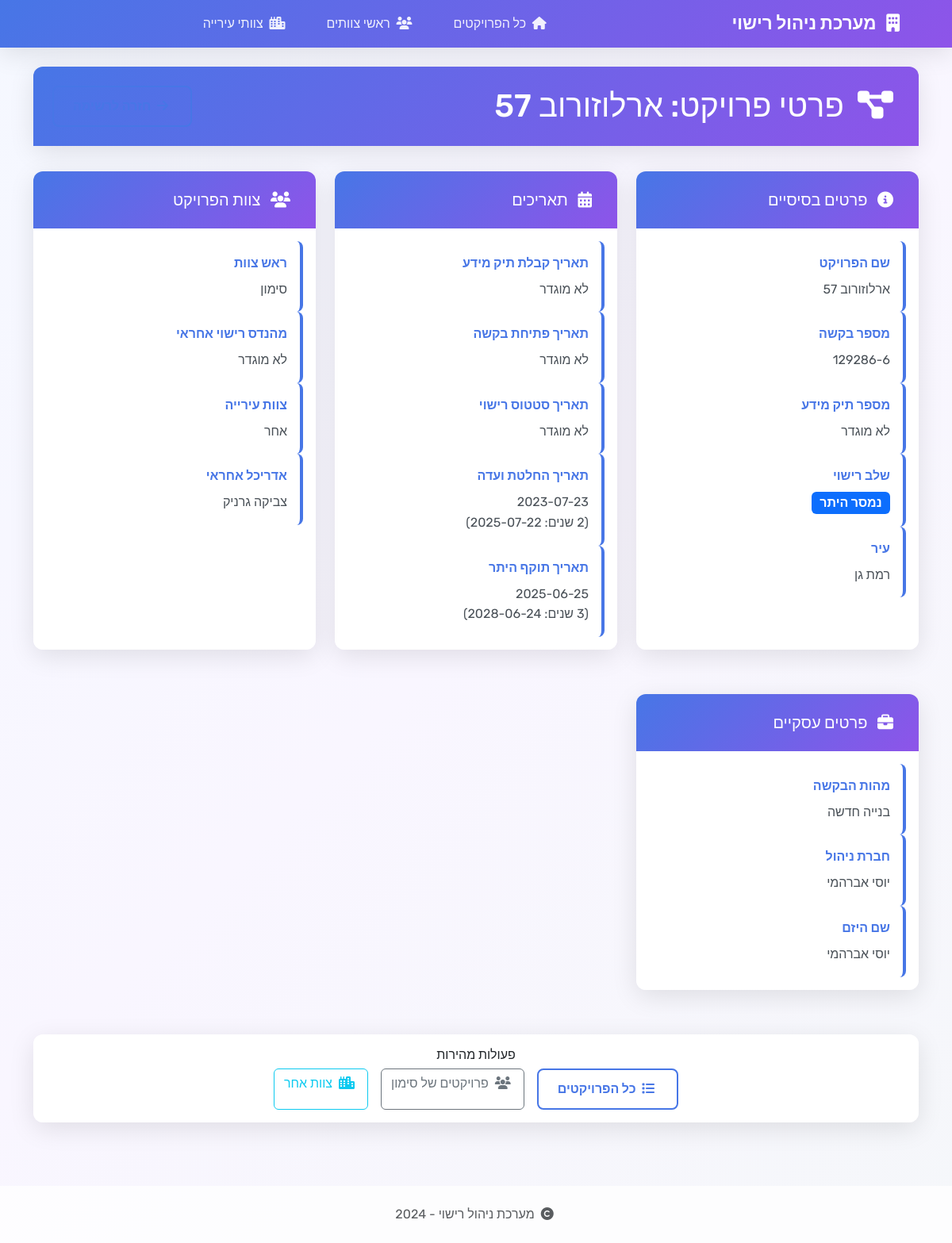
/project/34, run on the app's committed database.
### tables this page shows
CREATE TABLE projects (
                id INTEGER PRIMARY KEY AUTOINCREMENT,
                project_name TEXT NOT NULL,
                request_number TEXT NOT NULL,
                date TEXT NOT NULL,
                team_leader TEXT NOT NULL,
                stage TEXT NOT NULL
            , request_date TEXT, opening_date TEXT, notes TEXT, licensing_engineer TEXT, request_types TEXT, engineer TEXT, info_file_number TEXT, status_date TEXT, management_company TEXT, entrepreneur_name TEXT, architect TEXT, city TEXT, city_team TEXT, committee_date TEXT, permit_validity_date TEXT, info_date_extension INTEGER DEFAULT 0, opening_date_extension INTEGER DEFAULT 0, status_date_extension INTEGER DEFAULT 0, committee_date_extension INTEGER DEFAULT 0, permit_validity_date_extension INTEGER DEFAULT 0);

### app.py (the view)
@app.route('/project/<int:project_id>')
def project_detail(project_id):
    conn = get_db_connection()
    project = conn.execute("""
        SELECT
            id, project_name, request_number, info_file_number,
            date, opening_date, status_date, committee_date, permit_validity_date,
            team_leader, stage, request_types, engineer, management_company,
            entrepreneur_name, architect, city, notes,
            info_date_extension, opening_date_extension, status_date_extension,
            committee_date_extension, permit_validity_date_extension, city_team
        FROM projects
        WHERE id = ?
    """, (project_id,)).fetchone()
    conn.close()
    if not project:
        return "פרויקט לא נמצא", 404
    project_dict = dict(project)
    if project_dict.get('date'):
        project_dict['formatted_info_date'] = format_date_with_extension(
            project_dict['date'],
            project_dict.get('info_date_extension', 0),
            'info'
        )
    if project_dict.get('opening_date'):
        project_dict['formatted_opening_date'] = format_date_with_extension(
            project_dict['opening_date'],
            project_dict.get('opening_date_extension', 0),
            'opening'
        )
    if project_dict.get('committee_date'):
        project_dict['formatted_committee_date'] = format_date_with_extension(
            project_dict['committee_date'],
            project_dict.get('committee_date_extension', 0),
            'committee'
        )
    if project_dict.get('permit_validity_date'):
        project_dict['formatted_permit_date'] = format_date_with_extension(
            project_dict['permit_validity_date'],
            project_dict.get('permit_validity_date_extension', 0),
            'permit'
        )
    return render_template('project_detail.html', project=project_dict)

### app.py (called while the page is built, shortened)
def get_db_connection():
    conn = sqlite3.connect(DATABASE_PATH)
    conn.row_factory = sqlite3.Row
    return conn

def format_date_with_extension(original_date_str, extension_value, field_type):
    if not original_date_str:
        return ""
    try:
        original_date = datetime.strptime(original_date_str, '%Y-%m-%d')
        if extension_value < -100000000:
            date_number = abs(extension_value + 100000000)
            year = date_number // 10000
            month = (date_number % 10000) // 100
            day = date_number % 100
            try:
                target_date = datetime(year, month, day)
                return f"{original_date_str}<br>(תאריך יעד: {target_date.strftime('%Y-%m-%d')})"
            except ValueError:
                pass
        else:
            return format_base_date_by_type(original_date_str, field_type)
    except Exception as e:
        return original_date_str

def calculate_base_date_by_type(original_date, field_type):
    if field_type == 'opening':
        business_target = calculate_business_days(original_date.strftime('%Y-%m-%d'), 45)
        return datetime.strptime(business_target, '%Y-%m-%d') if business_target else original_date + timedelta(days=180)
    elif field_type in ['info', 'committee']:
        return original_date + timedelta(days=730)
    elif field_type == 'permit':
        return original_date + timedelta(days=1095)
    else:
        return original_date + timedelta(days=180)

def format_base_date_by_type(original_date_str, field_type):
    if not original_date_str:
        return ""
    try:
        original_date = datetime.strptime(original_date_str, '%Y-%m-%d')
        base_date = calculate_base_date_by_type(original_date, field_type)
        if field_type == 'opening':
            business_target = calculate_business_days(original_date_str, 45)
            return f"{original_date_str}<br>(45 ימי עסקים: {business_target})"
        elif field_type in ['info', 'committee']:
            return f"{original_date_str}<br>(2 שנים: {base_date.strftime('%Y-%m-%d')})"
        elif field_type == 'permit':
            return f"{original_date_str}<br>(3 שנים: {base_date.strftime('%Y-%m-%d')})"
        else:
            return original_date_str
    except:
        return original_date_str

### templates/project_detail.html (shortened to what this page needs)
{% extends "base.html" %}
{% block content %}
<div class="row">
    <div class="col-12">
        <div class="card">
            <div class="card-header d-flex justify-content-between align-items-center">
                <h1 class="mb-0">
                    <i class="fas fa-project-diagram me-2"></i>
                    פרטי פרויקט: {{ project.project_name }}
                </h1>
                <a href="{{ url_for('index') }}" class="btn btn-outline-primary">
                    <i class="fas fa-arrow-right me-1"></i>
                </a>
            </div>
        </div>
        <div class="project-detail-grid">
            <div class="card">
                <div class="card-header">
                    <h5 class="mb-0">
                        <i class="fas fa-info-circle me-2"></i>
                        פרטים בסיסיים
                    </h5>
                </div>
                <div class="card-body">
                    <div class="detail-item">
                        <div class="detail-label">שם הפרויקט</div>
                        <div class="detail-value">{{ project.project_name or 'לא מוגדר' }}</div>
                    </div>
                    <div class="detail-item">
                        <div class="detail-label">מספר בקשה</div>
                        <div class="detail-value">{{ project.request_number or 'לא מוגדר' }}</div>
                    </div>
                    <div class="detail-item">
                        <div class="detail-label">מספר תיק מידע</div>
                        <div class="detail-value">{{ project.info_file_number or 'לא מוגדר' }}</div>
                    </div>
                    <div class="detail-item">
                        <div class="detail-label">שלב רישוי</div>
                        <div class="detail-value">
                            <span class="badge bg-primary fs-6">{{ project.stage or 'לא מוגדר' }}</span>
                        </div>
                    </div>
                    <div class="detail-item">
                        <div class="detail-label">עיר</div>
                        <div class="detail-value">{{ project.city or 'לא מוגדר' }}</div>
                    </div>
                </div>
            </div>
            <div class="card">
                <div class="card-header">
                    <h5 class="mb-0">
                        <i class="fas fa-calendar-alt me-2"></i>
                        תאריכים
                    </h5>
                </div>
                <div class="card-body">
                    <div class="detail-item">
                        <div class="detail-label">תאריך קבלת תיק מידע</div>
                        <div class="detail-value">{{ project.formatted_info_date|safe or project.date or 'לא מוגדר' }}</div>
                    </div>
                    <div class="detail-item">
                        <div class="detail-label">תאריך פתיחת בקשה</div>
                        <div class="detail-value">{{ project.formatted_opening_date|safe or project.opening_date or 'לא מוגדר' }}</div>
                    </div>
                    <div class="detail-item">
                        <div class="detail-label">תאריך סטטוס רישוי</div>
                        <div class="detail-value">{{ project.status_date or 'לא מוגדר' }}</div>
                    </div>
                    <div class="detail-item">
                        <div class="detail-label">תאריך החלטת ועדה</div>
                        <div class="detail-value">{{ project.formatted_committee_date|safe or project.committee_date or 'לא מוגדר' }}</div>
                    </div>
                    <div class="detail-item">
                        <div class="detail-label">תאריך תוקף היתר</div>
                        <div class="detail-value">{{ project.formatted_permit_date|safe or project.permit_validity_date or 'לא מוגדר' }}</div>
                    </div>
                </div>
            </div>
            <div class="card">
                <div class="card-header">
                    <h5 class="mb-0">
                        <i class="fas fa-users me-2"></i>
                        צוות הפרויקט
                    </h5>
                </div>
                <div class="card-body">
                    <div class="detail-item">
                        <div class="detail-label">ראש צוות</div>
                        <div class="detail-value">{{ project.team_leader or 'לא מוגדר' }}</div>
                    </div>
                    <div class="detail-item">
                        <div class="detail-label">מהנדס רישוי אחראי</div>
                        <div class="detail-value">{{ project.engineer or 'לא מוגדר' }}</div>
                    </div>
                    <div class="detail-item">
                        <div class="detail-label">צוות עירייה</div>
                        <div class="detail-value">{{ project.city_team or 'לא מוגדר' }}</div>
                    </div>
                    <div class="detail-item">
                        <div class="detail-label">אדריכל אחראי</div>
                        <div class="detail-value">{{ project.architect or 'לא מוגדר' }}</div>
                    </div>
                </div>
            </div>
            <div class="card">
                <div class="card-header">
                    <h5 class="mb-0">
                        <i class="fas fa-briefcase me-2"></i>
                        פרטים עסקיים
                    </h5>
                </div>
                <div class="card-body">
                    <div class="detail-item">
                        <div class="detail-label">מהות הבקשה</div>
                        <div class="detail-value">{{ project.request_types or 'לא מוגדר' }}</div>
                    </div>
                    <div class="detail-item">
                        <div class="detail-label">חברת ניהול</div>
                        <div class="detail-value">{{ project.management_company or 'לא מוגדר' }}</div>
                    </div>
                    <div class="detail-item">
                        <div class="detail-label">שם היזם</div>
                        <div class="detail-value">{{ project.entrepreneur_name or 'לא מוגדר' }}</div>
                    </div>
                </div>
            </div>
        </div>
        <div class="card mt-4">
            <div class="card-body text-center">
                <h6 class="card-title">פעולות מהירות</h6>
                <div class="d-flex justify-content-center gap-3 flex-wrap">
                    <a href="{{ url_for('index') }}" class="btn btn-outline-primary">
                        <i class="fas fa-list me-1"></i>
                        כל הפרויקטים
                    </a>
                    <a href="{{ url_for('team_leaders', team_leader=project.team_leader) }}" class="btn btn-outline-secondary">
                        <i class="fas fa-users me-1"></i>
                        פרויקטים של {{ project.team_leader }}
                    </a>
                    {% if project.city_team %}
                    <a href="{{ url_for('city_teams', city_team=project.city_team) }}" class="btn btn-outline-info">
                        <i class="fas fa-city me-1"></i>
                        צוות {{ project.city_team }}
                    </a>
                    {% endif %}
                </div>
            </div>
        </div>
    </div>
</div>
{% endblock %}

### templates/base.html (style rules this page uses)
:root { --primary-gradient: linear-gradient(135deg, #4776E6 0%, #8E54E9 100%); --primary-color: #4776E6; --secondary-color: #8E54E9; --bg-gradient: linear-gradient(135deg, #f5f8ff 0%, #f9f6ff 50%, #f5f7fa 100%); --card-shadow: 0 8px 32px rgba(0, 0, 0, 0.1); --border-radius: 12px; }
* { font-family: 'Rubik', -apple-system, BlinkMacSystemFont, 'Segoe UI', sans-serif; }
body { background: var(--bg-gradient); min-height: 100vh; direction: rtl; }
.card { border: none; border-radius: var(--border-radius); box-shadow: var(--card-shadow); backdrop-filter: blur(10px); background: rgba(255, 255, 255, 0.95); margin-bottom: 2rem; }
.card-header { background: var(--primary-gradient); color: white; border: none; border-radius: var(--border-radius) var(--border-radius) 0 0 !important; font-weight: 600; padding: 1.5rem; }
.btn-outline-primary { border: 2px solid var(--primary-color); color: var(--primary-color); border-radius: 8px; padding: 0.75rem 1.5rem; font-weight: 600; transition: all 0.3s ease; }
.project-detail-grid { display: grid; grid-template-columns: repeat(auto-fit, minmax(300px, 1fr)); gap: 1.5rem; }
.detail-item { padding: 1rem; background: rgba(255, 255, 255, 0.7); border-radius: 8px; border-right: 4px solid var(--primary-color); }
.detail-label { font-weight: 600; color: var(--primary-color); margin-bottom: 0.5rem; }
.detail-value { color: #495057; line-height: 1.6; }
.fade-in { animation: fadeIn 0.5s ease-in; }

### data on the page
projects: project_name "ארלוזורוב 57", request_number "129286-6", info_file_number "לא מוגדר", stage "נמסר היתר", city "רמת גן", formatted_info_date "לא מוגדר", formatted_opening_date "לא מוגדר", status_date "לא מוגדר", team_leader "סימון", engineer "לא מוגדר", city_team "אחר", architect "צביקה גרניק", request_types "בנייה חדשה", management_company "יוסי אברהמי", entrepreneur_name "יוסי אברהמי"
